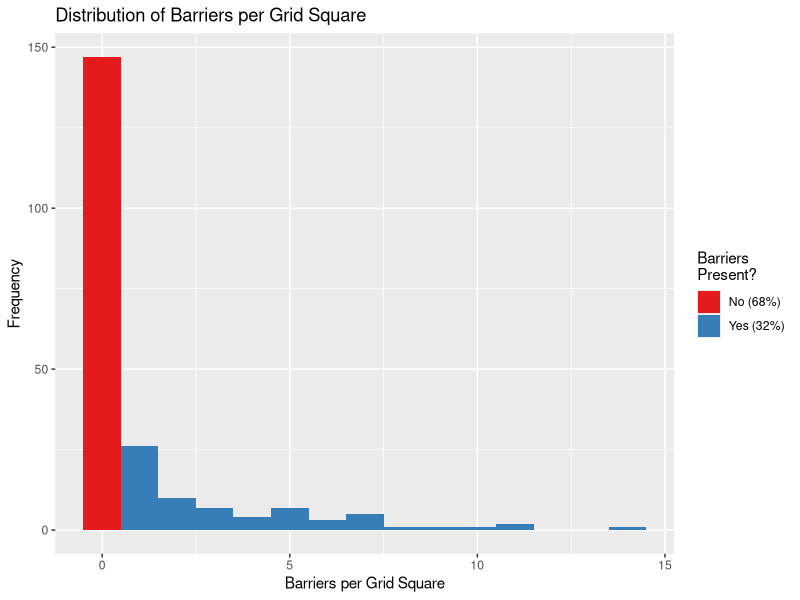
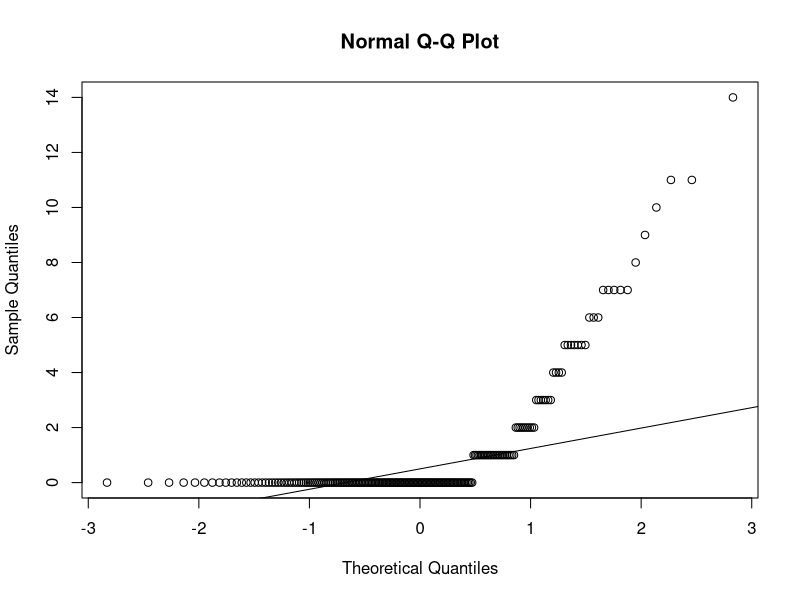
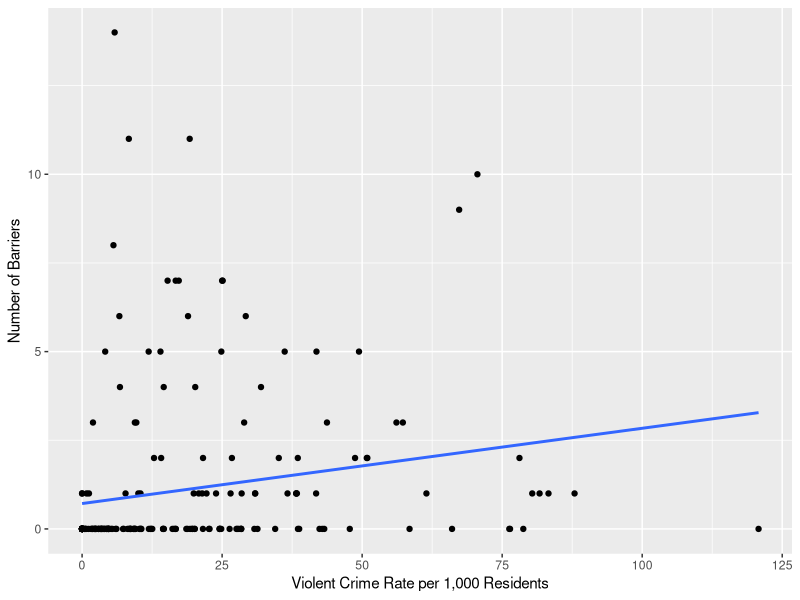
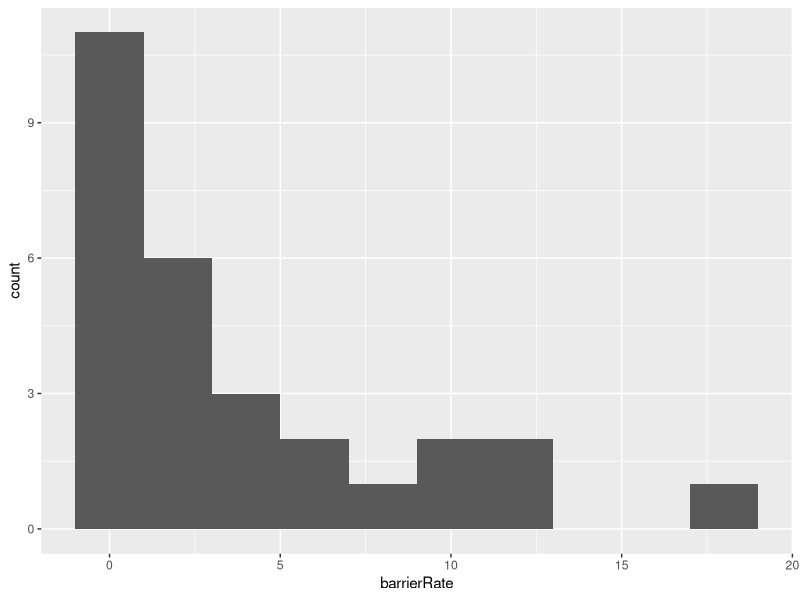
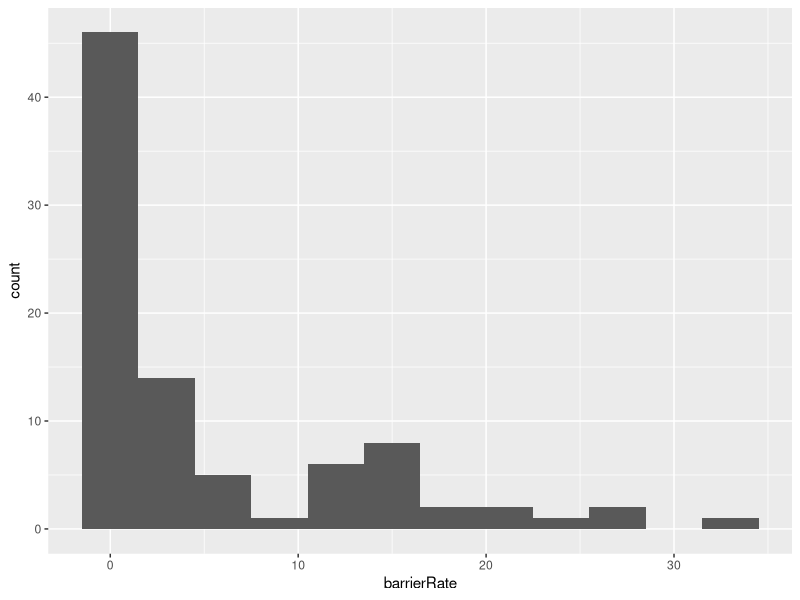
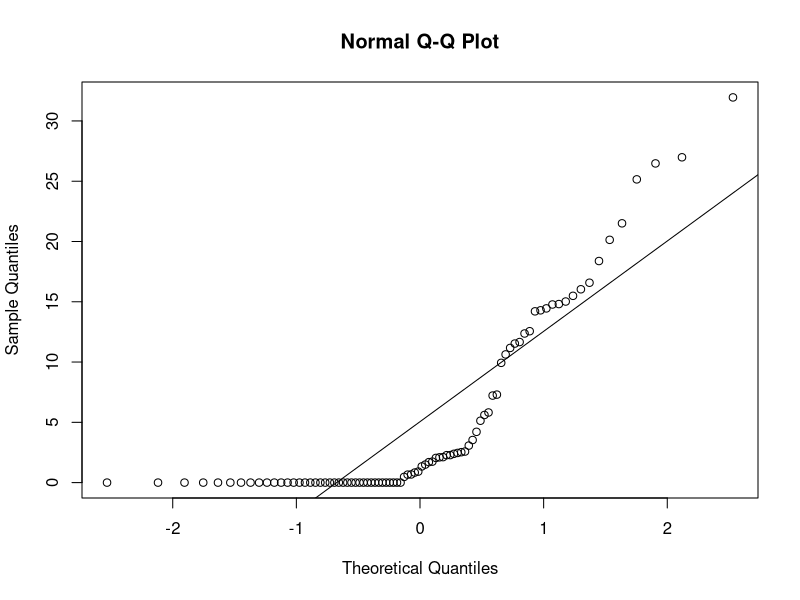
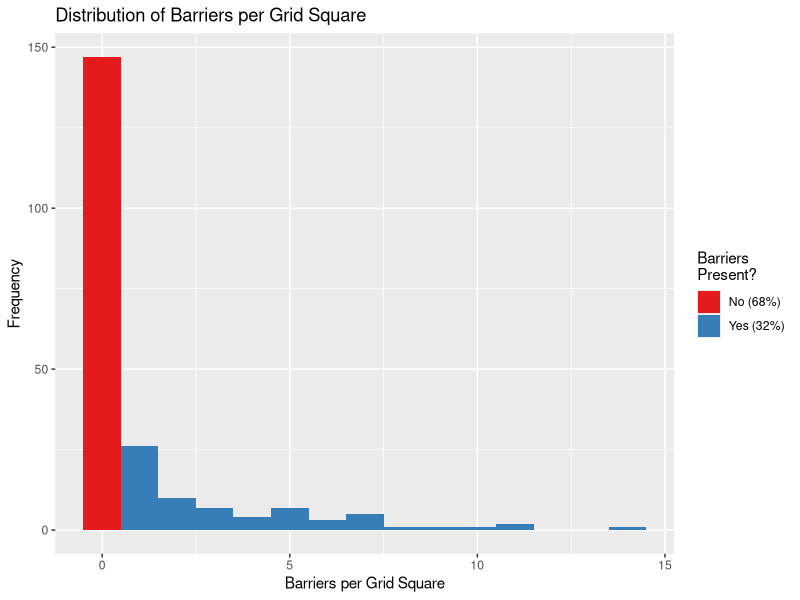

These charts were generated, in order, by the following R code:
## ---- chunk 1
library(dplyr)    # data management
library(ggplot2)  # plotting
library(RColorBrewer)
library(broom)    # tidy output
library(Hmisc)    # spearmans rho correlations
## ---- chunk 2
grids <- read.csv("STL_BARRIERS_Grids_UAA2017.csv", stringsAsFactors = FALSE)
grids <- rename(grids, BarrierCount = BarrierCou)
## ---- chunk 3
grids <- grids %>%
  mutate(crimeRate = (crime2016/pop15)*1000) %>%
  mutate(ucr1_4_Rate = (ucr1_4/pop15)*1000) %>%
  mutate(ucr1_8_Rate = (ucr1_8/pop15)*1000) %>%
  mutate(propRate = (propCrime1/pop15)*1000) %>%
  mutate(gridGTZero = ifelse(BarrierCount > 0, TRUE, FALSE))
## ---- chunk 4
summary(grids$gridGTZero)
## ---- chunk 5
gridPlot <- ggplot(grids, aes(BarrierCount, fill = gridGTZero)) +
  geom_histogram(binwidth = 1) + 
  scale_fill_brewer(palette="Set1", 
                    labels = c("No (68%)", "Yes (32%)"),
                      guide = guide_legend(title = "Barriers \nPresent?")) +
  labs(title = "Distribution of Barriers per Grid Square",
       x = "Barriers per Grid Square",
       y = "Frequency")
ggsave("gridPlot.png", width = 7, height = 4.5, units = "in")
gridPlot
## ---- chunk 6
summary(grids$BarrierCount)
## ---- chunk 7
qqnorm(grids$BarrierCount); qqline(grids$BarrierCount)
## ---- chunk 8
gridsCorr <- grids %>%
  select(crimeRate, ucr1_4_Rate, ucr1_8_Rate, propRate, per_pov, per_blk, BarrierCount) %>%
  as.matrix()

gridsResults <- tidy(rcorr(gridsCorr, type="spearman"))
gridsResults$p.value <- format(gridsResults$p.value, scientific = FALSE)
gridsResults
## ---- chunk 9
gridScatter <- ggplot(grids, aes(ucr1_4_Rate, BarrierCount)) +
  geom_point() + 
  geom_smooth(method=lm, se=FALSE) +
  labs(x = "Violent Crime Rate per 1,000 Residents",
       y = "Number of Barriers")
gridScatter
## ---- chunk 10
wards <- read.csv("STL_BARRIERS_Wards10_UAA2017.csv", stringsAsFactors = FALSE)
wards <- rename(wards, BarrierCount = BarrierCou)
## ---- chunk 11
wards <- wards %>%
  mutate(crimeRate = (crime2016/pop15)*1000) %>%
  mutate(ucr1_4_Rate = (ucr1_4/pop15)*1000) %>%
  mutate(ucr1_8_Rate = (ucr1_8/pop15)*1000) %>%
  mutate(propRate = (propCrime1/pop15)*1000) %>%
  mutate(barrierRate = (BarrierCount/sqmile))
## ---- chunk 12
wardPlot <- ggplot(wards, aes(barrierRate)) +
  geom_histogram(binwidth = 2)
wardPlot
## ---- chunk 13
summary(wards$barrierRate)
## ---- chunk 14
wardsCorr <- wards %>%
  select(crimeRate, ucr1_4_Rate, ucr1_8_Rate, propRate, per_pov, per_blk, barrierRate) %>%
  as.matrix()

wardsResults <- cor(wardsCorr, method="kendall")
wardsResults
## ---- chunk 15
nhood <- read.csv("STL_BARRIERS_Nhood_UAA2017.csv", stringsAsFactors = FALSE)
nhood <- rename(nhood, BarrierCount = BarrierCou)
## ---- chunk 16
nhood <- nhood %>%
  mutate(crimeRate = (crime2016/pop15)*1000) %>%
  mutate(ucr1_4_Rate = (ucr1_4/pop15)*1000) %>%
  mutate(ucr1_8_Rate = (ucr1_8/pop15)*1000) %>%
  mutate(propRate = (propCrime1/pop15)*1000) %>%
  mutate(barrierRate = (BarrierCount/sqmile))
## ---- chunk 17
nhoodPlot <- ggplot(nhood, aes(barrierRate)) +
  geom_histogram(binwidth = 3)
nhoodPlot
## ---- chunk 18
summary(nhood$barrierRate)
## ---- chunk 19
qqnorm(nhood$barrierRate); qqline(nhood$barrierRate)
## ---- chunk 20
nhoodCorr <- nhood %>%
  select(crimeRate, ucr1_4_Rate, ucr1_8_Rate, propRate, per_pov, per_blk, barrierRate) %>%
  as.matrix()

nhoodCorr <- tidy(rcorr(nhoodCorr, type="spearman"))
nhoodCorr$p.value <- format(nhoodCorr$p.value, scientific = FALSE)
nhoodCorr
